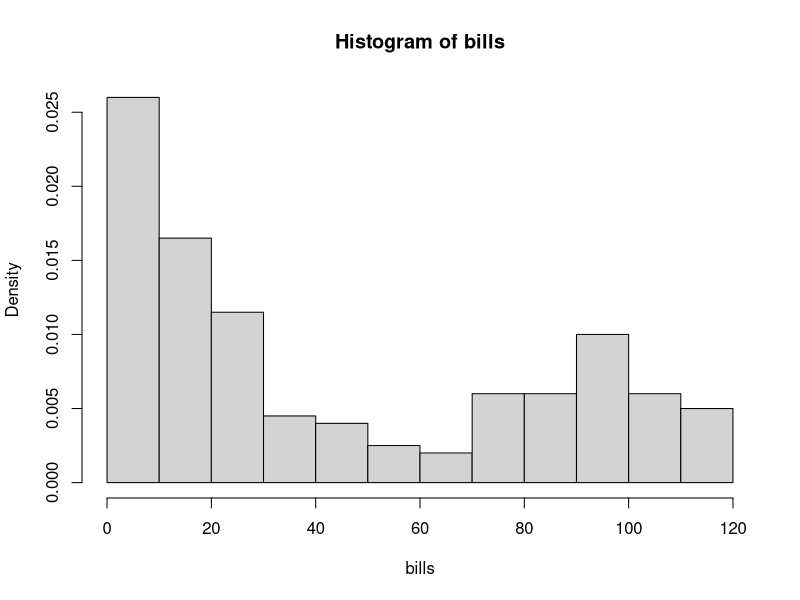
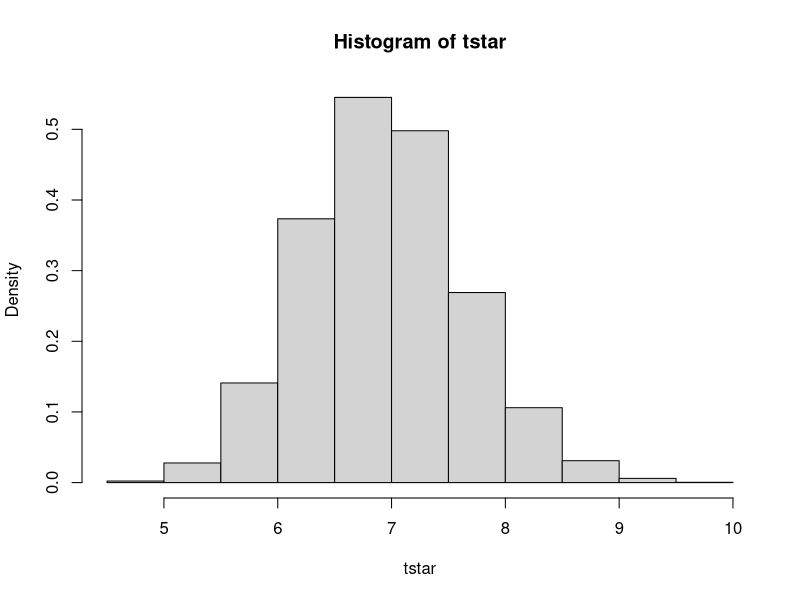
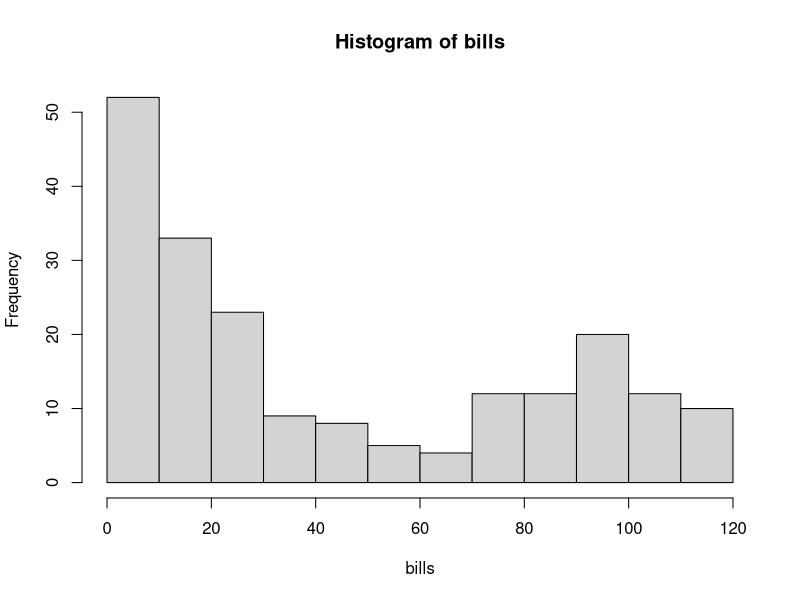
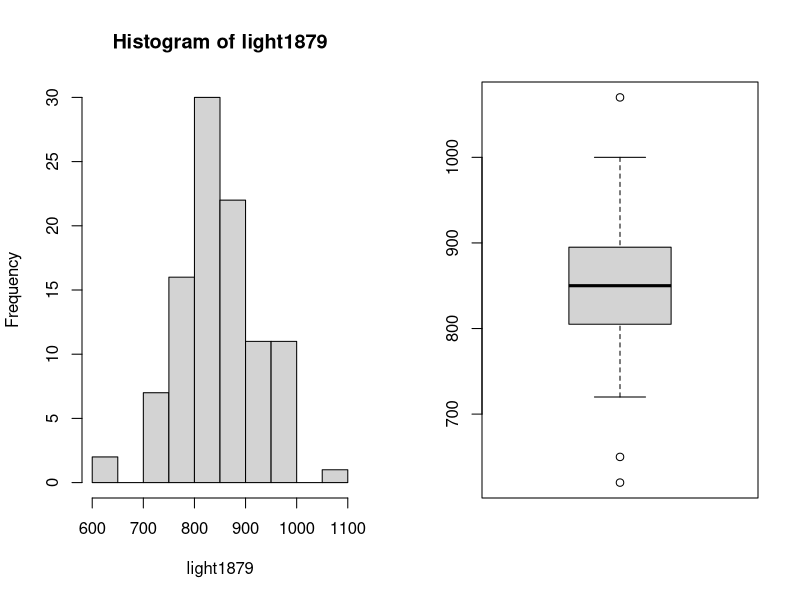
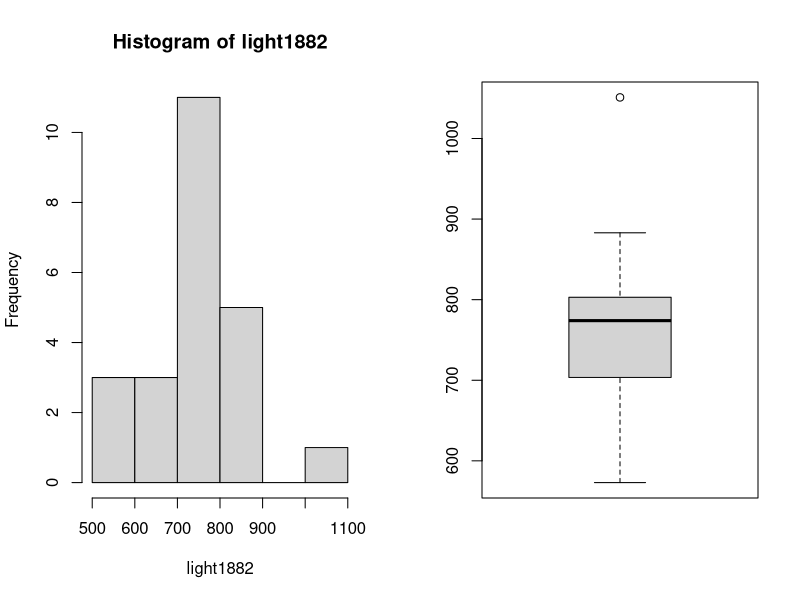
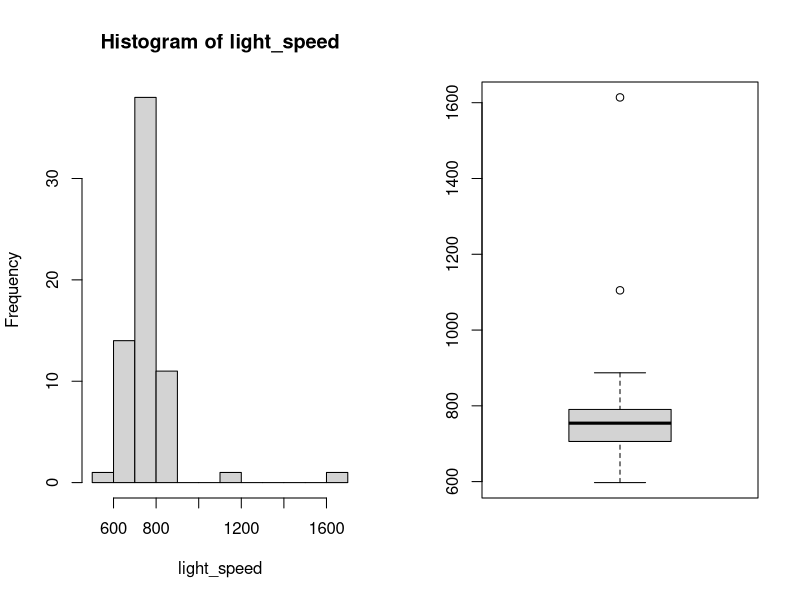

Write the R code that produced these figures, in order. (Note: this script raises an error after producing the figures.)
#Exercise 1
#1.1
Data <- read.table("telephone.txt",header = TRUE);
bills = Data$Bills;

t=median(bills)
t

hist(bills,prob=T);

B=10000;
tstar=numeric(B);
n=length(bills);
n

for(i in 1:B){
  xstar = rexp(n,0.1); #Exercise says for lambda = [0.01,0.1]
  tstar[i] = median(xstar);
}

hist(tstar,prob=T);

pl=sum(tstar<t)/B;
pr=sum(tstar>t)/B;
p=2*min(pl,pr);
p;pl;pr;

#With a p value of 0 we reject the hypothesis that the distribution is exponential
#1.2
hist(bills)
#Any other plot?
#Conclusion: Most of the people spend less than 20€ per month (?)

#Exercise 2
#Retrieving data

light1879 = scan("light1879.txt");
light1879;

light1882 = scan("light1882.txt")
light1882

light_time = scan("light.txt") #Holds the times saved from the experiment which are NOT the seconds taken to travel 7442Km
light_time


light_real_time = ((light_time/1000)+24.8)/1000000 #Holds the real time taken to travel 7442Km in seconds
light_real_time

light_speed = (7.442/light_real_time)-299000 #Measured speed of light minus 299000
light_speed

#2.1
#Histograms and box plots
par(mfrow=c(1,2));
hist(light1879);
boxplot(light1879);

hist(light1882);
boxplot(light1882);

hist(light_speed);
boxplot(light_speed);

#Obersvations: ??

#2.2
#Bootstrap confidence intervals lecture 2

#Defining function for bootstrap test

bootstrap<-function(data,operation="mean"){
  B=1000;
  tstar=numeric(B);
  
  for(i in 1:B){
    xstar = sample(data,replace = TRUE);
    
    if(operation=="mean"){
      tstar[i] = mean(xstar);
    }else if(operation=="median"){
      tstar[i] = median(xstar);
    }
  }
  return(tstar);
}

get_confidence_intervals<-function(data,operation="mean"){
  if(operation=="mean"){
    t=mean(data);
  }else if(operation=="median"){
    t=median(data);
  }
  tstar = bootstrap(data,operation);
  tstar25 = quantile(tstar,0.025);
  tstar975 = quantile(tstar,0.975);
  return(c(2*T1-tstar975,2*T1-tstar25));
}

#Light1879
confidence_mean = get_confidence_intervals(light1879);
confidence_mean+299000;

confidence_median = get_confidence_intervals(light1879,"median");
confidence_median+299000;

#Light1882
confidence_mean = get_confidence_intervals(light1882);
confidence_mean+299000;

confidence_median = get_confidence_intervals(light1882,"median");
confidence_median+299000;

#Light
confidence_mean = get_confidence_intervals(light_speed);
confidence_mean+299000;

confidence_median = get_confidence_intervals(light_speed,"median");
confidence_median+299000;

#2.3 Comments
#??

#2.4
#Speed of light according to https://physics.nist.gov/cgi-bin/cuu/Value?c
#299792.458
# For light1879 the value doesn't fall in the interval neither mean or median
# For light1882 the value doesn't fall in the interval neither mean or median
# For light it also doesn't fall in the interval neither mean or median
#It is not consistent

#Exercise 3
#3.1
klm = scan("klm.txt");
klm
hist(klm)
qqnorm(klm)

#We check that the population doesn not seem normal this tell us that doing the t-test is not the best option
#We should perform the sign test Lecture 3 (13)
#Wilcoxon test doesn't seem appropiate because the population is not symetric

#Sign test
#We compute how many values are bigger than the median to test
n_bigger = sum(31>=klm)
n = length(klm)
binom.test(n_bigger,n,p=0.5)

median(klm) #Checking


#We can reject the null hypothesus that the median of the population is == 31. 
# How to change the null hypothesis to check if population is <= than 31?
# Checking confidence interval it gives 0.21 and 0.46. Can we say with that info the median is bigger than 31?

#3.2
quantile(klm,probs=0.9) #$Just checking

n_bigger = sum(72>klm);
binom.test(n_bigger,n,p=0.9)

#With a p value of 0.002 we can reject that at most 10% of the parts arrive later than 72 days. 
# If we check the confidence intervals 0.64 and 0.87, this means that between 13% and 36% of the pieces arrive later than 72 days (Can we say this?)
